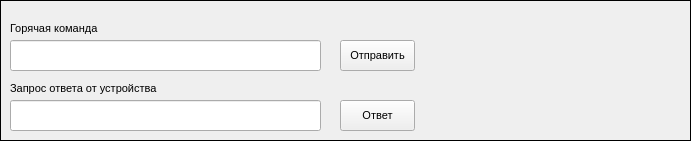
     <widget class="QFrame" name="frame_4">
      <property name="geometry">
       <rect>
        <x>10</x>
        <y>660</y>
        <width>691</width>
        <height>141</height>
       </rect>
      </property>
      <property name="frameShape">
       <enum>QFrame::Box</enum>
      </property>
      <property name="frameShadow">
       <enum>QFrame::Plain</enum>
      </property>
      <property name="midLineWidth">
       <number>1</number>
      </property>
      <widget class="QPushButton" name="btnFetch">
       <property name="geometry">
        <rect>
         <x>340</x>
         <y>100</y>
         <width>75</width>
         <height>31</height>
        </rect>
       </property>
       <property name="font">
        <font>
         <family>Arial</family>
         <pointsize>8</pointsize>
         <weight>50</weight>
         <bold>false</bold>
        </font>
       </property>
       <property name="text">
        <string>Ответ</string>
       </property>
      </widget>
      <widget class="QLabel" name="label_9">
       <property name="geometry">
        <rect>
         <x>10</x>
         <y>80</y>
         <width>151</width>
         <height>16</height>
        </rect>
       </property>
       <property name="font">
        <font>
         <family>Arial</family>
         <pointsize>8</pointsize>
         <weight>50</weight>
         <bold>false</bold>
        </font>
       </property>
       <property name="text">
        <string>Запрос ответа от устройства</string>
       </property>
      </widget>
      <widget class="QLabel" name="label_7">
       <property name="geometry">
        <rect>
         <x>10</x>
         <y>20</y>
         <width>111</width>
         <height>16</height>
        </rect>
       </property>
       <property name="font">
        <font>
         <family>Arial</family>
         <pointsize>8</pointsize>
         <weight>50</weight>
         <bold>false</bold>
        </font>
       </property>
       <property name="text">
        <string>Горячая команда</string>
       </property>
      </widget>
      <widget class="QLineEdit" name="lineHotCommand">
       <property name="geometry">
        <rect>
         <x>10</x>
         <y>40</y>
         <width>311</width>
         <height>31</height>
        </rect>
       </property>
       <property name="font">
        <font>
         <family>Arial</family>
         <pointsize>8</pointsize>
         <weight>50</weight>
         <bold>false</bold>
        </font>
       </property>
      </widget>
      <widget class="QPushButton" name="btnSend">
       <property name="geometry">
        <rect>
         <x>340</x>
         <y>40</y>
         <width>75</width>
         <height>31</height>
        </rect>
       </property>
       <property name="font">
        <font>
         <family>Arial</family>
         <pointsize>8</pointsize>
         <weight>50</weight>
         <bold>false</bold>
        </font>
       </property>
       <property name="text">
        <string>Отправить</string>
       </property>
      </widget>
      <widget class="QLineEdit" name="lineHotCommandAns">
       <property name="geometry">
        <rect>
         <x>10</x>
         <y>100</y>
         <width>311</width>
         <height>31</height>
        </rect>
       </property>
       <property name="font">
        <font>
         <family>Arial</family>
         <pointsize>8</pointsize>
         <weight>50</weight>
         <bold>false</bold>
        </font>
       </property>
      </widget>
     </widget>
